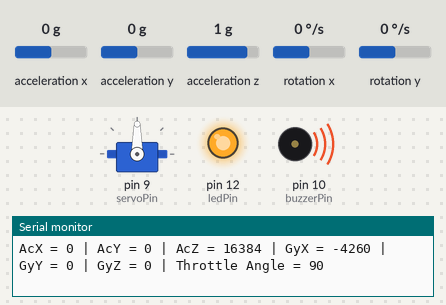
A sketch run on a simulated Arduino Uno, built with avr-gcc and run on an emulated ATmega328P. On the bench: servo, output pins drawn as LEDs (lit = HIGH), buzzer (waves = sounding, pin HIGH), the last lines printed to the serial monitor. Wiring (inferred from the names in the program): MPU-6050 motion sensor at I2C address 0x68. Inputs (shaded band) come from the test bench; at power-on: acceleration z 1 g, rotation x 0 °/s, acceleration x 0 g, acceleration y 0 g, rotation y 0 °/s.

Above: at 1.2 s.
1.3 s: acceleration z set to 0.6 g
At 2.6 s:
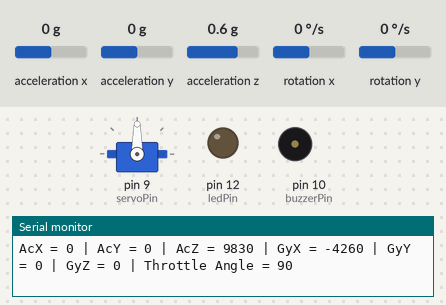
2.9 s: rotation x set to 2 °/s
5.9 s: rotation x set to 5 °/s
At 7.46 s:
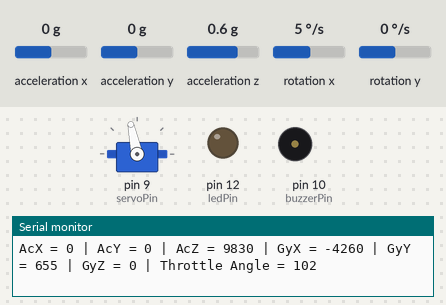
8.9 s: acceleration z set to 0.8 g
At 9.3 s:
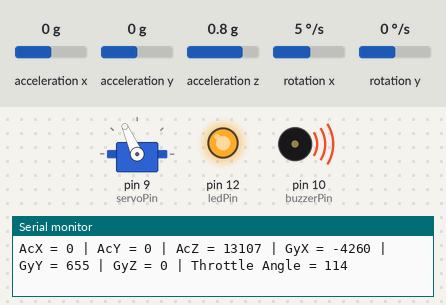
10.4 s: acceleration z set to 0 g
At 11.31 s:
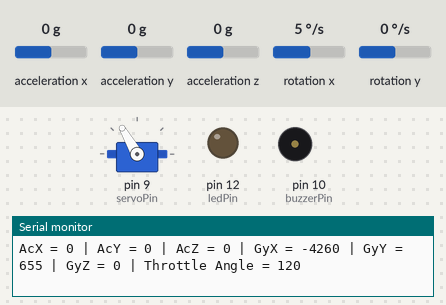
13.4 s: acceleration z set to 1.4 g
At 14.1 s:
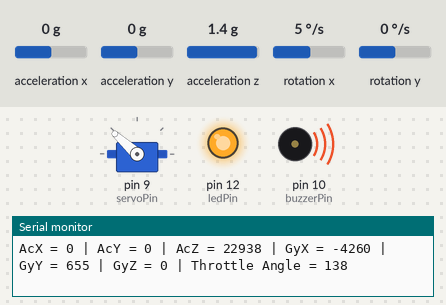
Timing chart, 0 to 16.0 s (numbered marks = the images above; inputs shaded):
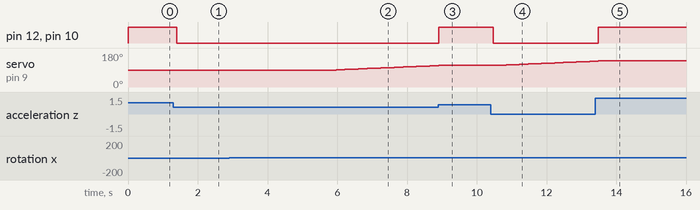

The sketch:

Task_3.ino
```cpp
#include <Wire.h>
#include <Servo.h>

const int MPU_addr=0x68;  // I2C address of the MPU-6050
int16_t AcX,AcY,AcZ,GyX,GyY,GyZ;

Servo throttleServo;
int throttleAngle = 90; // Initial angle for the throttle servo
const int servoPin = 9; // Pin connected to the servo motor

const int buzzerPin = 10; // Pin connected to the passive buzzer
const int ledPin = 12; // Pin connected to the LED

const int minThrottleAngle = 40;   // Minimum angle for the throttle servo
const int maxThrottleAngle = 180; // Maximum angle for the throttle servo

const int gyroThreshold = 500;
const int servoSpeed = 1; // Servo speed

bool overflowDetected = false;

void setup(){
  Wire.begin();
  Wire.beginTransmission(MPU_addr);
  Wire.write(0x6B);  // PWR_MGMT_1 register
  Wire.write(0);     // set to zero (wakes up the MPU-6050)
  Wire.endTransmission(true);

  Serial.begin(9600);
  throttleServo.attach(servoPin);
  pinMode(buzzerPin, OUTPUT);
  pinMode(ledPin, OUTPUT);
}

void loop(){
  Wire.beginTransmission(MPU_addr);
  Wire.write(0x3B);  // starting with register 0x3B (ACCEL_XOUT_H)
  Wire.endTransmission(false);
  Wire.requestFrom(MPU_addr,12,true);  // request a total of 12 registers

  AcX=Wire.read()<<8|Wire.read();  // 0x3B (ACCEL_XOUT_H) & 0x3C (ACCEL_XOUT_L)
  AcY=Wire.read()<<8|Wire.read();  // 0x3D (ACCEL_YOUT_H) & 0x3E (ACCEL_YOUT_L)
  AcZ=Wire.read()<<8|Wire.read();  // 0x3F (ACCEL_ZOUT_H) & 0x40 (ACCEL_ZOUT_L)
  GyX=Wire.read()<<8|Wire.read();  // 0x43 (GYRO_XOUT_H) & 0x44 (GYRO_XOUT_L)
  GyY=Wire.read()<<8|Wire.read();  // 0x45 (GYRO_YOUT_H) & 0x46 (GYRO_YOUT_L)
  GyZ=Wire.read()<<8|Wire.read();  // 0x47 (GYRO_ZOUT_H) & 0x48 (GYRO_ZOUT_L)

  // Determine direction of rotation based on gyroscope movement
  if (!overflowDetected) {  // Check if overflow not detected
  if (GyY > gyroThreshold && throttleAngle < maxThrottleAngle) {  // Rotate clockwise
    throttleAngle = min(throttleAngle + servoSpeed, maxThrottleAngle); // Increment angle gradually
  } else if (GyY < -gyroThreshold && throttleAngle > minThrottleAngle) {  // Rotate counterclockwise
    throttleAngle = max(throttleAngle - servoSpeed, minThrottleAngle); // Decrement angle gradually
  }
}

  // Gesture 3: Overflow detection
 if (AcZ > 12000) {
    overflowDetected = true;
    digitalWrite(buzzerPin, HIGH);
    digitalWrite(ledPin, HIGH);

  } else {
    overflowDetected = false;
    digitalWrite(buzzerPin, LOW);
    digitalWrite(ledPin, LOW);
  }

    // Control throttle servo
  throttleServo.write(throttleAngle);

  Serial.print("AcX = "); Serial.print(AcX);
  Serial.print(" | AcY = "); Serial.print(AcY);
  Serial.print(" | AcZ = "); Serial.print(AcZ);
  Serial.print(" | GyX = "); Serial.print(GyX);
  Serial.print(" | GyY = "); Serial.print(GyY);
  Serial.print(" | GyZ = "); Serial.print(GyZ);
  Serial.print(" | Throttle Angle = "); Serial.println(throttleAngle);

  delay(100);
}
```

Measured:
- the behaviour switches between 0.8 and 0.7 g on acceleration z (found by bisection; images 0 and 1)
- the behaviour switches between 3 and 4 °/s on rotation x (found by bisection; images 1 and 2)
- after the input at 1.3 s, pin 12 (ledPin), pin 10 (buzzerPin): HIGH → LOW after 0.09 s
- after the input at 5.9 s, servo on pin 9 (servoPin): moves from 90° to 113° over 2.8 s, starting after 0.06 s
- after the input at 8.9 s, pin 12 (ledPin), pin 10 (buzzerPin): LOW → HIGH at once; servo on pin 9 (servoPin): goes on until 8.9 s, then stays 114°
- after the input at 10.4 s, pin 12 (ledPin), pin 10 (buzzerPin): HIGH → LOW after 0.07 s; servo on pin 9 (servoPin): moves from 114° to 137° over 2.8 s, starting after 0.20 s
- after the input at 13.4 s, pin 12 (ledPin), pin 10 (buzzerPin): LOW → HIGH after 0.09 s; servo on pin 9 (servoPin): goes on until 13.5 s, then stays 138°
